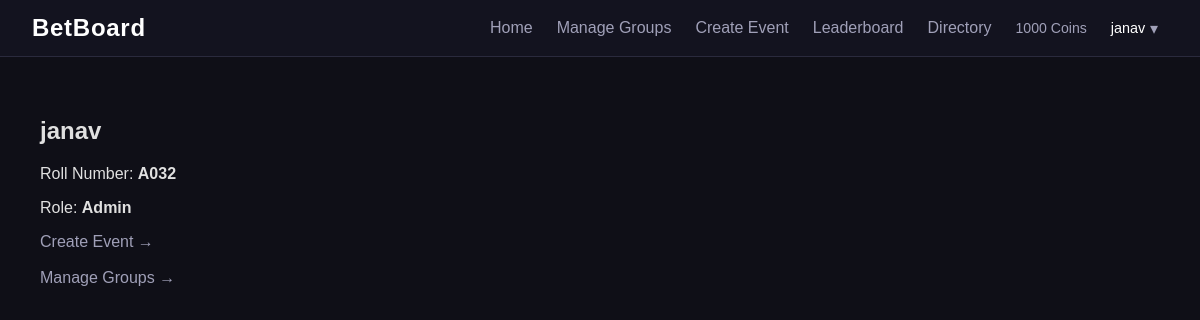
Screenshot of /profile (signed in) with the database file from the repository.
### models.py (models this page shows)
class User(db.Model):
    __tablename__ = "users"
    id = db.Column(db.Integer, primary_key = True)
    username = db.Column(db.String(50), unique = True, nullable = False)
    password_hash = db.Column(db.String(50), nullable = False)
    coins = db.Column(db.Integer, default = 1000)
    created_at = db.Column(db.DateTime, default = datetime.utcnow)
    is_admin = db.Column(db.Boolean, default = False)
    roll_number = db.Column(db.String(20), unique = True, nullable = False)

### routes/auth.py (the view, shortened to what this page needs)
@auth_bp.route('/profile')
def profile():
    if 'user_id' not in session:
        return redirect(url_for('auth.login'))
    user = User.query.get(session['user_id'])
    if user.is_admin:
        return render_template('admin_profile.html', current_user=user)

### templates/admin_profile.html
{% extends 'base.html' %}
{% block content %}
<div class="container">
    <h2>{{ current_user.username }}</h2>
    <p>Roll Number: <strong>{{ current_user.roll_number }}</strong></p>
    <p>Role: <strong>Admin</strong></p>
    <div style="margin-top: 16px;">
        <a href="{{ url_for('admin.create_event') }}" class="nav-link">Create Event →</a><br><br>
        <a href="{{ url_for('admin.admin_groups') }}" class="nav-link">Manage Groups →</a>
    </div>
</div>
{% endblock %}

### templates/base.html (shortened to what this page needs)
<!DOCTYPE html>
<html>
<head>
    <link rel="stylesheet" href="{{url_for('static', filename='css/style.css')}}" </head>
<body>
    <nav class="navbar">
        <a href="{{ url_for('betting.dashboard') }}" class="nav-brand">BetBoard</a>
        {%if session.get('user_id')%}
        <div class="nav-right">
            <a href="{{ url_for('betting.dashboard') }}" class="nav-link">Home</a>
            {%if current_user.is_admin%}
                    <a href="{{url_for('admin.admin_groups')}}" class="nav-link">Manage Groups</a>
                    <a href="{{url_for('admin.create_event')}}" class="nav-link">Create Event</a>
            {%else%}
            <a href="{{ url_for('groups.groups') }}" class="nav-link">Groups</a>
             {%endif%}
            <a href="{{ url_for('betting.leaderboard') }}" class="nav-link">Leaderboard</a>
            <a href="{{ url_for('auth.directory') }}" class="nav-link">Directory</a>
            <span class="nav-coins">{{ current_user.coins }} Coins </span>
            <div class="nav-profile-wrapper">
                <button class="nav-profile-btn" onclick="toggleProfileDropdown()">
                    {{ current_user.username }}
                    <span class="nav-caret">▾</span>
                </button>
            </div>
        </div>
        {%endif%}
    </nav>
    <div class="container">
        {% block content %}{% endblock %}
    </div>
</body>
</html>

### static/css/style.css (style rules this page uses)
body { font-family: Arial; background: #0f0f17; color: #e0e0e0; margin: 0; }
a { color: #7eb8f7; }
.navbar { display: flex; align-items: center; justify-content: space-between; padding: 0 2rem; height: 56px; background: #13131f; border-bottom: 1px solid #2a2a3d; position: sticky; top: 0; z-index: 100; }
.nav-brand { font-size: 1.5rem; font-weight: 700; color: #ffffff; text-decoration: none; letter-spacing: 0.03em; }
.nav-link { color: #a0a0b8; text-decoration: none; font-size:1.0rem; transition: color 0.2s; }
.nav-right { font-size: 1rem; display: flex; align-items: center; gap: 1.5rem; }
.nav-coins { font-size: 0.88rem; color: #a0a0b8; }
.nav-profile-wrapper { position: relative; }
.nav-profile-btn { background: none; border: none; color: #ffffff; font-size: 0.9rem; cursor: pointer; display: flex; align-items: center; gap: 0.3rem; padding: 0; }
.nav-caret { font-size: 1rem; color: #a0a0b8; }
.container { padding: 20px; }
button { padding: 8px 15px; margin-right: 10px; cursor: pointer; border: none; border-radius: 5px; background: #2e2e4e; color: #e0e0e0; font-size: 0.9rem; }

### rows the page displays
User: coins "1000", username "janav", roll_number "A032"
